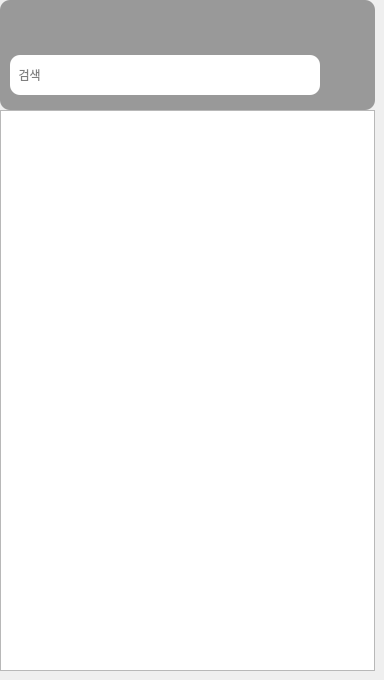
     <widget class="QWidget" name="page_5">
      <widget class="QPushButton" name="Btn_Marcket_home_2">
       <property name="geometry">
        <rect>
         <x>265</x>
         <y>0</y>
         <width>50</width>
         <height>50</height>
        </rect>
       </property>
       <property name="styleSheet">
        <string notr="true">border-image: url(:/Image/HOME.png);
background-color: rgb(153, 153, 153);</string>
       </property>
       <property name="text">
        <string/>
       </property>
       <property name="iconSize">
        <size>
         <width>50</width>
         <height>50</height>
        </size>
       </property>
       <property name="flat">
        <bool>true</bool>
       </property>
      </widget>
      <widget class="QPushButton" name="Btn_Marcket_Bascket_2">
       <property name="geometry">
        <rect>
         <x>315</x>
         <y>0</y>
         <width>50</width>
         <height>50</height>
        </rect>
       </property>
       <property name="styleSheet">
        <string notr="true">border-image: url(:/Image/Baskcet.png);
background-color: rgb(153, 153, 153);</string>
       </property>
       <property name="text">
        <string/>
       </property>
       <property name="iconSize">
        <size>
         <width>50</width>
         <height>50</height>
        </size>
       </property>
       <property name="flat">
        <bool>true</bool>
       </property>
      </widget>
      <widget class="QLabel" name="label_2">
       <property name="geometry">
        <rect>
         <x>0</x>
         <y>0</y>
         <width>375</width>
         <height>110</height>
        </rect>
       </property>
       <property name="styleSheet">
        <string notr="true">background-color: rgb(153, 153, 153);
border-radius:10px;
</string>
       </property>
       <property name="text">
        <string/>
       </property>
      </widget>
      <widget class="QPushButton" name="Btn_Search_2">
       <property name="geometry">
        <rect>
         <x>330</x>
         <y>60</y>
         <width>30</width>
         <height>30</height>
        </rect>
       </property>
       <property name="cursor">
        <cursorShape>PointingHandCursor</cursorShape>
       </property>
       <property name="styleSheet">
        <string notr="true">border-image: url(:/Image/search.png);
background-color: rgb(153, 153, 153);</string>
       </property>
       <property name="text">
        <string/>
       </property>
       <property name="flat">
        <bool>true</bool>
       </property>
      </widget>
      <widget class="QLineEdit" name="Search_Edit_2">
       <property name="geometry">
        <rect>
         <x>10</x>
         <y>55</y>
         <width>310</width>
         <height>40</height>
        </rect>
       </property>
       <property name="styleSheet">
        <string notr="true">border-radius:10px;</string>
       </property>
       <property name="text">
        <string/>
       </property>
       <property name="placeholderText">
        <string>  검색</string>
       </property>
      </widget>
      <widget class="QListWidget" name="listWidget">
       <property name="geometry">
        <rect>
         <x>0</x>
         <y>110</y>
         <width>375</width>
         <height>561</height>
        </rect>
       </property>
       <property name="font">
        <font>
         <pointsize>12</pointsize>
         <bold>true</bold>
        </font>
       </property>
       <property name="horizontalScrollBarPolicy">
        <enum>Qt::ScrollBarAlwaysOff</enum>
       </property>
      </widget>
      <widget class="QPushButton" name="Btn_Marcket_Back_2">
       <property name="geometry">
        <rect>
         <x>0</x>
         <y>0</y>
         <width>50</width>
         <height>50</height>
        </rect>
       </property>
       <property name="styleSheet">
        <string notr="true">border-image: url(:/Image/Back_2.png);
background-color: rgb(153, 153, 153);</string>
       </property>
       <property name="text">
        <string/>
       </property>
       <property name="iconSize">
        <size>
         <width>50</width>
         <height>50</height>
        </size>
       </property>
       <property name="flat">
        <bool>true</bool>
       </property>
      </widget>
      <zorder>listWidget</zorder>
      <zorder>label_2</zorder>
      <zorder>Btn_Marcket_home_2</zorder>
      <zorder>Btn_Marcket_Bascket_2</zorder>
      <zorder>Btn_Search_2</zorder>
      <zorder>Search_Edit_2</zorder>
      <zorder>Btn_Marcket_Back_2</zorder>
     </widget>
